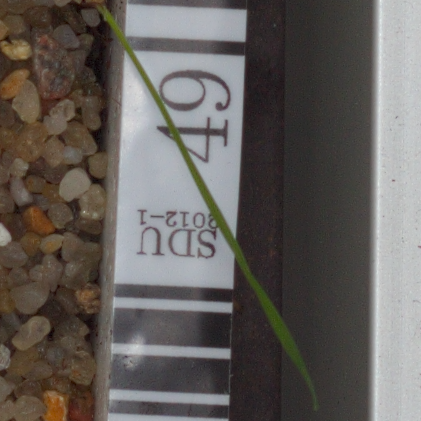
#> input picture dataset-for-task1/dataset-for-task1/train/Black-grass/azflnlrqyb.png, 421 x 421 px; its folder holds only this picture in this run
$ python main2.py   (older library calls are emulated)
#> lines starting #> are read from the running program, lines starting #| are printed output that depends on the picture; after the words box and inside, x2 and y2 are one past the last pixel; in counts of white or black regions, pixels touching at a corner belong together
import os
import cv2
import numpy as np
import pandas as pd
import warnings

# --- 机器学习模型 ---
from sklearn.ensemble import RandomForestClassifier, GradientBoostingClassifier, VotingClassifier
from sklearn.svm import SVC
from sklearn.preprocessing import LabelEncoder, StandardScaler
from sklearn.metrics import classification_report, accuracy_score

# --- 特征工程库 ---
from skimage.feature import hog, local_binary_pattern, graycomatrix, graycoprops

warnings.filterwarnings('ignore')

# ==========================================
# 1. 自动路径配置
# ==========================================
CURRENT_DIR = os.path.dirname(os.path.abspath(__file__))

CONFIG = {
    'TRAIN_DIR': os.path.join(CURRENT_DIR, 'train'),
    'TEST_DIR':  os.path.join(CURRENT_DIR, 'test'),
    'TEMPLATE_CSV': os.path.join(CURRENT_DIR, 'submission-for-task1.csv'),
    'OUTPUT_FILE': os.path.join(CURRENT_DIR, 'submission_final_boost.csv'),
    'IMG_SIZE': 128,
    'SEED': 42
}

# ==========================================
# 2. 图像预处理
# ==========================================
def remove_background(img):
    hsv = cv2.cvtColor(img, cv2.COLOR_BGR2HSV)
    lower_green = np.array([25, 40, 40])
    upper_green = np.array([85, 255, 255])
    mask = cv2.inRange(hsv, lower_green, upper_green)
    kernel = cv2.getStructuringElement(cv2.MORPH_ELLIPSE, (3, 3))
    mask = cv2.morphologyEx(mask, cv2.MORPH_CLOSE, kernel)
    result = cv2.bitwise_and(img, img, mask=mask)
    return result

def preprocess_image(img):
    if img is None: return None
    img = cv2.resize(img, (CONFIG['IMG_SIZE'], CONFIG['IMG_SIZE']))
    img = cv2.GaussianBlur(img, (5, 5), 0)
    img = remove_background(img)
    return img

# ==========================================
# 3. 特征工程 (新增植物专属特征)
# ==========================================

def extract_exg_hue_stats(img):
    """
    [新增] 提取 ExG (超绿指数) 和 Hue (色调) 的统计特征
    这对于区分不同种类的绿色植物非常敏感且有效。
    """
    # 1. 计算 ExG (Excess Green Index)
    # 这是一个专门用于植物分割的指数: 2G - R - B
    img_float = img.astype(np.float32)
    B, G, R = cv2.split(img_float)
    exg = 2 * G - R - B
    exg_mean = np.mean(exg)
    exg_std = np.std(exg)

    # 2. 计算 Hue (色调) 统计
    # 不同的草，其绿色的"波长"是有细微区别的
    hsv = cv2.cvtColor(img, cv2.COLOR_BGR2HSV)
    h, s, v = cv2.split(hsv)
    # 只统计非背景区域 (H > 0)
    valid_mask = h > 0
    if np.sum(valid_mask) > 0:
        h_mean = np.mean(h[valid_mask])
        h_std = np.std(h[valid_mask])
    else:
        h_mean, h_std = 0, 0

    return np.array([exg_mean, exg_std, h_mean, h_std])

def extract_hog_features(gray_img):
    return hog(gray_img, orientations=9, pixels_per_cell=(16, 16),
               cells_per_block=(2, 2), transform_sqrt=True, block_norm="L2-Hys", feature_vector=True)

def extract_color_histogram(hsv_img):
    hist = cv2.calcHist([hsv_img], [0, 1, 2], None, (8, 8, 8), [0, 180, 0, 256, 0, 256])
    cv2.normalize(hist, hist)
    return hist.flatten()

def extract_lbp_features(gray_img):
    radius = 3; n_points = 8 * radius
    lbp = local_binary_pattern(gray_img, n_points, radius, method='uniform')
    (hist, _) = np.histogram(lbp.ravel(), bins=np.arange(0, n_points + 3), range=(0, n_points + 2))
    hist = hist.astype("float")
    hist /= (hist.sum() + 1e-7)
    return hist

def extract_glcm_features(gray_img):
    glcm = graycomatrix(gray_img, distances=[1], angles=[0, np.pi/4, np.pi/2, 3*np.pi/4],
                        levels=256, symmetric=True, normed=True)
    contrast = graycoprops(glcm, 'contrast').mean()
    dissimilarity = graycoprops(glcm, 'dissimilarity').mean()
    homogeneity = graycoprops(glcm, 'homogeneity').mean()
    energy = graycoprops(glcm, 'energy').mean()
    correlation = graycoprops(glcm, 'correlation').mean()
    return np.array([contrast, dissimilarity, homogeneity, energy, correlation])

def get_combined_features(img):
    gray = cv2.cvtColor(img, cv2.COLOR_BGR2GRAY)
    hsv = cv2.cvtColor(img, cv2.COLOR_BGR2HSV)

    # 原有特征
    f_hog = extract_hog_features(gray)
    f_color = extract_color_histogram(hsv)
    f_lbp = extract_lbp_features(gray)
    f_glcm = extract_glcm_features(gray)

    # [新增] 植物专属特征
    f_exg = extract_exg_hue_stats(img)

    return np.hstack([f_hog, f_color, f_lbp, f_glcm, f_exg])

# ==========================================
# 4. 数据加载 (保持 4x 增强)
# ==========================================
def load_train_data(train_dir):
    print(f"[-] 正在加载训练数据 (4x 增强)...")
    if not os.path.exists(train_dir): raise FileNotFoundError(f"找不到: {train_dir}")

    X, y = [], []
    classes = [d for d in os.listdir(train_dir) if os.path.isdir(os.path.join(train_dir, d))]

    for cls in classes:
        cls_path = os.path.join(train_dir, cls)
        for fname in os.listdir(cls_path):
            if not fname.lower().endswith(('.png', '.jpg')): continue
            img = cv2.imread(os.path.join(cls_path, fname))
            if img is None: continue

            img_p = preprocess_image(img)

            # 1. 原图
            X.append(get_combined_features(img_p)); y.append(cls)
            # 2. 水平翻转
            X.append(get_combined_features(cv2.flip(img_p, 1))); y.append(cls)
            # 3. 垂直翻转
            X.append(get_combined_features(cv2.flip(img_p, 0))); y.append(cls)
            # 4. 旋转 90度
            X.append(get_combined_features(cv2.rotate(img_p, cv2.ROTATE_90_CLOCKWISE))); y.append(cls)

    return np.array(X), np.array(y)

# ==========================================
# 5. 主程序
# ==========================================
def main():
    print("=== 植物分类终极优化版 (Weighted Voting + ExG Features) ===")

    # 1. 加载
    try:
        X, y = load_train_data(CONFIG['TRAIN_DIR'])
#> in load_train_data, img is the input picture: shape (421, 421, 3); mean B, G, R 91.6, 95.4, 100.4
#> in remove_background, `hsv = cv2.cvtColor(img, cv2.COLOR_BGR2HSV)`: hsv: shape (128, 128, 3); mean H, S, V 63.2, 40.9, 102.3
#> in remove_background, `mask = cv2.inRange(hsv, lower_green, upper_green)`:
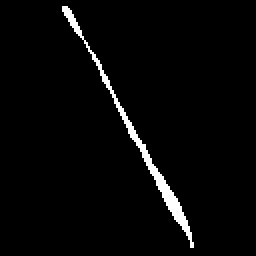
#> mask: shape (128, 128) (shown 2 times larger); 2.7% white; 1 white region, box (x1, y1, x2, y2) and area: (31, 3, 97, 124) 442
#> in remove_background, `mask = cv2.morphologyEx(mask, cv2.MORPH_CLOSE, kernel)`: mask: shape (128, 128); 2.7% white; 1 white region, box (x1, y1, x2, y2) and area: (31, 3, 97, 124) 443
#> in remove_background, `result = cv2.bitwise_and(img, img, mask=mask)`:
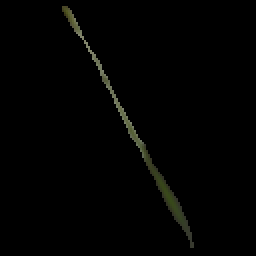
#> result: shape (128, 128, 3) (shown 2 times larger); mean of channels 0, 1, 2 1.5, 2.2, 2.1; drawn as B, G, R
#> in get_combined_features, `hsv = cv2.cvtColor(img, cv2.COLOR_BGR2HSV)`: hsv: shape (128, 128, 3); mean H, S, V 1, 2.4, 2.2
#> in get_combined_features, `f_hog = extract_hog_features(gray)`: f_hog = 1764 values, max 1 at index 549, min 0 at index 0, mean 0.0305
#> in get_combined_features, `f_color = extract_color_histogram(hsv)`: f_color = 512 values, max 1 at index 0, min 0 at index 1, mean 0.00201
#> in extract_lbp_features, `(hist, _) = np.histogram(lbp.ravel(), bins=np.arange(0, n_points + 3),..`: hist = 26 values, max 15941 at index 24, min 0 at index 6, mean 630.2
#> in extract_lbp_features, `hist /= (hist.sum() + 1e-7)`: hist = 26 values, max 0.973 at index 24, min 0 at index 6, mean 0.0385
#> in get_combined_features, `f_lbp = extract_lbp_features(gray)`: f_lbp has the same summary as hist in extract_lbp_features
#> in extract_glcm_features, `contrast = graycoprops(glcm, 'contrast').mean()`: contrast = 110.9
#> in extract_glcm_features, `dissimilarity = graycoprops(glcm, 'dissimilarity').mean()`: dissimilarity = 1.26
#> in extract_glcm_features, `homogeneity = graycoprops(glcm, 'homogeneity').mean()`: homogeneity = 0.97
#> in extract_glcm_features, `energy = graycoprops(glcm, 'energy').mean()`: energy = 0.966
#> in extract_glcm_features, `correlation = graycoprops(glcm, 'correlation').mean()`: correlation = 0.695
#> in get_combined_features, `f_glcm = extract_glcm_features(gray)`: f_glcm = [110.9, 1.26, 0.97, 0.966, 0.695]
#> in extract_exg_hue_stats, `exg_mean = np.mean(exg)`: exg_mean = 0.886
#> in extract_exg_hue_stats, `exg_std = np.std(exg)`: exg_std = 5.73
#> in extract_exg_hue_stats, `h, s, v = cv2.split(hsv)`:
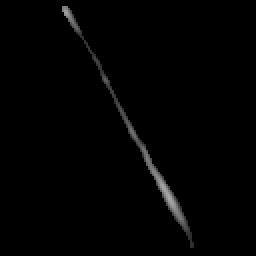
#> s: shape (128, 128) (shown 2 times larger); min 0, max 168, mean 2.4
#> in extract_exg_hue_stats, `h_mean = np.mean(h[valid_mask])`: h_mean = 36.15
#> in extract_exg_hue_stats, `h_std = np.std(h[valid_mask])`: h_std = 3.89
#> in get_combined_features, `f_exg = extract_exg_hue_stats(img)`: f_exg = [0.886, 5.73, 36.15, 3.89]
#> in get_combined_features (call 2), `hsv = cv2.cvtColor(img, cv2.COLOR_BGR2HSV)`: hsv: shape (128, 128, 3); mean H, S, V 1, 2.4, 2.2
#> in extract_lbp_features (call 2), `lbp = local_binary_pattern(gray_img, n_points, radius, method='uniform')`:
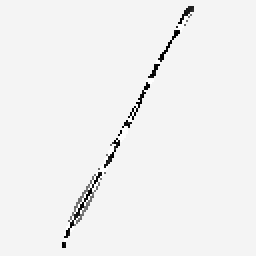
#> lbp: shape (128, 128) float64 (shown 2 times larger); min 0, max 25, mean 23.7; drawn with min black and max white
#> in extract_lbp_features (call 2), `(hist, _) = np.histogram(lbp.ravel(), bins=np.arange(0, n_points + 3),..`: hist = 26 values, max 15941 at index 24, min 0 at index 6, mean 630.2
#> in extract_lbp_features (call 2), `hist /= (hist.sum() + 1e-7)`: hist = 26 values, max 0.973 at index 24, min 0 at index 6, mean 0.0385
#> in get_combined_features (call 3), `gray = cv2.cvtColor(img, cv2.COLOR_BGR2GRAY)`:
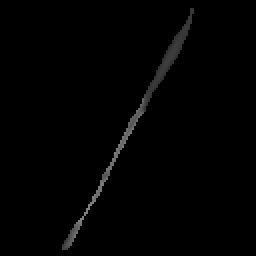
#> gray: shape (128, 128) (shown 2 times larger); min 0, max 133, mean 2.1
#> in get_combined_features (call 3), `hsv = cv2.cvtColor(img, cv2.COLOR_BGR2HSV)`: hsv: shape (128, 128, 3); mean H, S, V 1, 2.4, 2.2
#> in get_combined_features (call 3), `f_hog = extract_hog_features(gray)`: f_hog = 1764 values, max 1 at index 1071, min 0 at index 0, mean 0.0296
#> in extract_lbp_features (call 3), `lbp = local_binary_pattern(gray_img, n_points, radius, method='uniform')`:
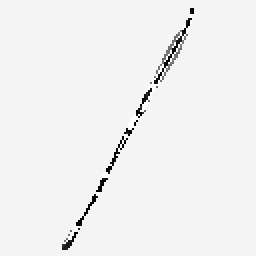
#> lbp: shape (128, 128) float64 (shown 2 times larger); min 0, max 25, mean 23.7; drawn with min black and max white
#> in extract_lbp_features (call 3), `(hist, _) = np.histogram(lbp.ravel(), bins=np.arange(0, n_points + 3),..`: hist = 26 values, max 15941 at index 24, min 0 at index 6, mean 630.2
#> in extract_lbp_features (call 3), `hist /= (hist.sum() + 1e-7)`: hist = 26 values, max 0.973 at index 24, min 0 at index 6, mean 0.0385
#> in extract_exg_hue_stats (call 3), `valid_mask = h > 0`: valid_mask: shape (128, 128) bool; 2.7% white; 1 white region, box (x1, y1, x2, y2) and area: (31, 4, 97, 125) 443
#> in get_combined_features (call 4), `gray = cv2.cvtColor(img, cv2.COLOR_BGR2GRAY)`:
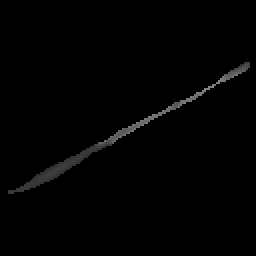
#> gray: shape (128, 128) (shown 2 times larger); min 0, max 133, mean 2.1
#> in get_combined_features (call 4), `hsv = cv2.cvtColor(img, cv2.COLOR_BGR2HSV)`: hsv: shape (128, 128, 3); mean H, S, V 1, 2.4, 2.2
#> in get_combined_features (call 4), `f_hog = extract_hog_features(gray)`: f_hog = 1764 values, max 1 at index 427, min 0 at index 0, mean 0.0271
        print(f"✓ 数据加载完毕，样本数: {len(X)}")
#| ✓ 数据加载完毕，样本数: 8
    except Exception as e:
        print(f"[错误] {e}"); return

    # 2. 预处理
    le = LabelEncoder()
    y_encoded = le.fit_transform(y)
#> y_encoded = [0, 0, 0, 0, 1, 1, 1, 1]

    scaler = StandardScaler()
    X_scaled = scaler.fit_transform(X)

    # 3. 构建模型 (微调权重)
    print("[-] 构建加权集成模型...")

    clf1 = SVC(C=100, kernel='rbf', gamma='scale', probability=True, class_weight='balanced', random_state=CONFIG['SEED'])
    clf2 = RandomForestClassifier(n_estimators=300, max_depth=None, random_state=CONFIG['SEED'])
    clf3 = GradientBoostingClassifier(n_estimators=100, learning_rate=0.1, max_depth=3, random_state=CONFIG['SEED'])

    # [关键] 权重调整: [2, 1, 1]
    # SVM 在高维特征下最稳，RF和GBDT辅助
    eclf = VotingClassifier(
        estimators=[('svm', clf1), ('rf', clf2), ('gb', clf3)],
        voting='soft',
        weights=[2, 1, 1]
    )

    print("[-] 开始训练...")
    eclf.fit(X_scaled, y_encoded)
    print("✓ 训练完成！")

    # ==========================================
    # [新增] 输出训练集准确率
    # ==========================================
    print("\n" + "="*40)
    print("[-] 正在计算训练集准确率 (Self-Check)...")
    train_pred = eclf.predict(X_scaled)
#> train_pred = [0, 0, 0, 0, 1, 1, 1, 1]
    acc = accuracy_score(y_encoded, train_pred)
#> acc = 1
    print(f"★ 训练集准确率: {acc * 100:.2f}%")
#| ★ 训练集准确率: 100.00%
    print("="*40 + "\n")

    # 4. 预测
    print("[-] 准备预测...")
    if not os.path.exists(CONFIG['TEMPLATE_CSV']):
        print(f"[错误] 找不到模板文件"); return

    template_df = pd.read_csv(CONFIG['TEMPLATE_CSV'])
    id_col, label_col = template_df.columns[0], template_df.columns[1]
    test_files = template_df[id_col].astype(str).tolist()

    print(f"[-] 处理测试集 ({len(test_files)} 张)...")
    X_test = []

    for fname in test_files:
        img_path = os.path.join(CONFIG['TEST_DIR'], fname)
        if not os.path.exists(img_path) and not fname.endswith('.png'): img_path += '.png'

        img = cv2.imread(img_path)
        if img is not None:
            img = preprocess_image(img)
            X_test.append(get_combined_features(img))
        else:
            X_test.append(np.zeros(X.shape[1]))

    X_test_scaled = scaler.transform(np.array(X_test))
    preds = eclf.predict(X_test_scaled)
    pred_labels = le.inverse_transform(preds)

    submission = pd.DataFrame({id_col: test_files, label_col: pred_labels})
    submission.to_csv(CONFIG['OUTPUT_FILE'], index=False)
    print(f"[成功] 结果已保存至: {CONFIG['OUTPUT_FILE']}")

if __name__ == '__main__':
    main()
